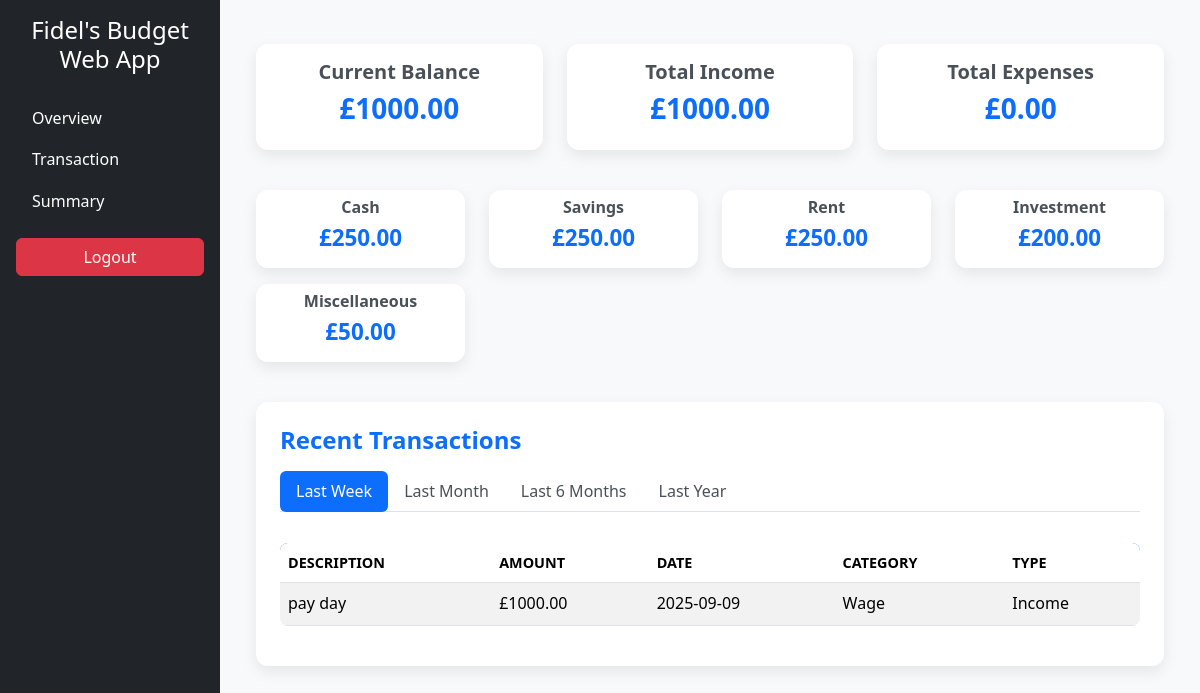
The page /budget (signed in) on the database its author committed.
### tables this page shows
CREATE TABLE budget (
    id INTEGER PRIMARY KEY AUTOINCREMENT,
    user_id INTEGER NOT NULL,
    cash REAL DEFAULT 0,
    rent REAL DEFAULT 0,
    savings REAL DEFAULT 0,
    investments REAL DEFAULT 0,
    miscellaneous REAL DEFAULT 0,
    FOREIGN KEY (user_id) REFERENCES users(id)
    );

CREATE TABLE transactions(
    transaction_id INTEGER PRIMARY KEY,
    user_id INTEGER,
    category_id INTEGER,
    amount REAL,
    transaction_type TEXT,
    description TEXT,
    date DATE, budget_category TEXT,
    FOREIGN KEY(user_id) REFERENCES users(id),
    FOREIGN KEY(category_id) REFERENCES categories(categories_id)
);

CREATE TABLE categories (
    categories_id INTEGER PRIMARY KEY,
    name TEXT NOT NULL,
    user_created BOOLEAN
    );

### app.py (the view, shortened to what this page needs)
@app.route("/budget", methods=["GET", "POST"])
def budget():
    if "user_id" not in session:
        flash("Please log in to access this page.", "warning")
        return redirect("/login")
    conn = get_db()
    user_id = session["user_id"]
    budget = conn.execute("""
        SELECT cash, rent, savings, investments, miscellaneous
        FROM budget
        WHERE user_id = ?
    """, (user_id,)).fetchone()
    totals = conn.execute("""
        SELECT
            SUM(CASE WHEN transaction_type='Income' THEN amount ELSE 0 END) AS total_income,
            SUM(CASE WHEN transaction_type='Expense' THEN amount ELSE 0 END) AS total_expense
        FROM transactions
        WHERE user_id = ?
    """, (user_id,)).fetchone()
    total_income = totals["total_income"] or 0
    total_expense = totals["total_expense"] or 0
    current_balance = total_income - total_expense
    budget = conn.execute("""
        SELECT cash, rent, savings, investments, miscellaneous
        FROM budget
        WHERE user_id = ?
    """, (user_id,)).fetchone()
    budget_total = sum([budget["cash"], budget["rent"], budget["savings"], budget["investments"], budget["miscellaneous"]])
    balance_left_to_budget = current_balance - budget_total
    def get_transactions_since(days):
        since_date = (datetime.now() - timedelta(days=days)).date()
        return conn.execute("""
            SELECT t.description, t.amount, t.transaction_type, t.date, c.name AS category_name
            FROM transactions t
            JOIN categories c ON t.category_id = c.categories_id
            WHERE t.user_id = ? AND t.date >= ?
            ORDER BY t.date DESC, t.transaction_id DESC
        """, (user_id, since_date)).fetchall()
    recent_transactions = {
        "last_week": get_transactions_since(7),
        "last_month": get_transactions_since(30),
        "last_6_months": get_transactions_since(180),
        "last_year": get_transactions_since(365)
    }
    conn.close()
    return render_template(
        "budget.html",
        budget=budget,
        total_income=totals["total_income"] or 0,
        total_expense=totals["total_expense"] or 0,
        current_balance=current_balance,
        balance_left_to_budget=balance_left_to_budget,
        recent_transactions=recent_transactions
    )

### app.py (called while the page is built)
def get_db():
    conn = sqlite3.connect("users_information.db")
    conn.row_factory = sqlite3.Row
    return conn

### templates/budget.html (shortened to what this page needs)
{% extends "layout_budget.html" %}
{% block link %}
<link rel="stylesheet" href="{{ url_for('static', filename='css/budget.css') }}">
{% endblock %}
{% block main %}
        <div class="container">
        <div class="row mb-4">
            <div class="col-md-4">
                <div class="card text-center p-3 mb-3">
                    <h5>Current Balance</h5>
                    <h3>£{{ '%.2f'|format(current_balance) }}</h3>
                </div>
            </div>
            <div class="col-md-4">
                <div class="card text-center p-3 mb-3">
                    <h5>Total Income</h5>
                    <h3>£{{ '%.2f'|format(total_income) }}</h3>
                </div>
        </div>
        <div class="col-md-4">
                <div class="card text-center p-3 mb-3">
                    <h5>Total Expenses</h5>
                    <h3>£{{ '%.2f'|format(total_expense) }}</h3>
                </div>
            </div>
        </div>
        <div class="row mb-4">
    <div class="col-md-3">
        <div class="card text-center p-2 mb-3">
            <h6>Cash</h6>
            <h4>£{{ '%.2f'|format(budget.cash) }}</h4>
        </div>
    </div>
    <div class="col-md-3">
        <div class="card text-center p-2 mb-3">
            <h6>Savings</h6>
            <h4>£{{ '%.2f'|format(budget.savings) }}</h4>
        </div>
    </div>
    <div class="col-md-3">
        <div class="card text-center p-2 mb-3">
            <h6>Rent</h6>
            <h4>£{{ '%.2f'|format(budget.rent) }}</h4>
        </div>
    </div>
    <div class="col-md-3">
        <div class="card text-center p-2 mb-3">
            <h6>Investment</h6>
            <h4>£{{ '%.2f'|format(budget.investments) }}</h4>
        </div>
    </div>
    <div class="col-md-3">
        <div class="card text-center p-2 mb-3">
            <h6>Miscellaneous</h6>
            <h4>£{{ '%.2f'|format(budget.miscellaneous) }}</h4>
        </div>
    </div>
</div>
        <div class="card p-4 mb-5">
        <h4 class="mb-3">Recent Transactions</h4>
        <ul class="nav nav-tabs mb-3" id="transactionTabs" role="tablist">
            <li class="nav-item" role="presentation">
                <button class="nav-link active" id="week-tab" data-bs-toggle="tab" data-bs-target="#week" type="button" role="tab">Last Week</button>
            </li>
            <li class="nav-item" role="presentation">
                <button class="nav-link" id="month-tab" data-bs-toggle="tab" data-bs-target="#month" type="button" role="tab">Last Month</button>
            </li>
            <li class="nav-item" role="presentation">
                <button class="nav-link" id="sixmonths-tab" data-bs-toggle="tab" data-bs-target="#sixmonths" type="button" role="tab">Last 6 Months</button>
            </li>
            <li class="nav-item" role="presentation">
                <button class="nav-link" id="year-tab" data-bs-toggle="tab" data-bs-target="#year" type="button" role="tab">Last Year</button>
            </li>
        </ul>
        <div class="tab-content" id="transactionTabsContent">
            {% for period, transactions in recent_transactions.items() %}
            <div class="tab-pane fade {% if loop.first %}show active{% endif %}" id="{{ period }}" role="tabpanel">
                <table class="table table-striped">
                    <thead>
                        <tr>
                            <th>Description</th>
                            <th>Amount</th>
                            <th>Date</th>
                            <th>Category</th>
                            <th>Type</th>
                        </tr>
                    </thead>
                    <tbody>
                        {% for tx in transactions %}
                        <tr>
                            <td>{{ tx.description }}</td>
                            <td>£{{ '%.2f'|format(tx.amount) }}</td>
                            <td>{{ tx.date }}</td>
                            <td>{{ tx.category_name }}</td>
                            <td>{{ tx.transaction_type }}</td>
                        </tr>
                        {% endfor %}
                    </tbody>
                </table>
            </div>
            {% endfor %}
        </div>
    </div>
</div>
{% endblock %}

### static/css/budget.css (style rules this page uses)
body { font-family: 'Segoe UI', Tahoma, Geneva, Verdana, sans-serif; color: #212529; background-color: #f8f9fa; line-height: 1.6; }
.container { margin-top: 20px; }
.card { border: none; border-radius: 12px; box-shadow: 0 6px 15px rgba(0, 0, 0, 0.08); background: #ffffff; transition: transform 0.2s ease; }
.card h5, .card h6 { font-weight: 600; color: #495057; }
.card h3, .card h4 { font-weight: 700; color: #0d6efd; }
.row .col-md-3 .card { padding: 15px; }
.row .col-md-3 h4 { font-size: 1.4rem; }
.nav-tabs .nav-link { border: none; font-weight: 500; color: #495057; transition: all 0.2s ease; }
.nav-tabs .nav-link.active { background-color: #0d6efd; color: #fff; border-radius: 6px; }
.table { margin-top: 15px; border-radius: 8px; overflow: hidden; }
.table thead { background-color: #0d6efd; color: #fff; }
.table th { font-weight: 600; text-transform: uppercase; font-size: 0.9rem; }
.table-striped tbody tr:nth-of-type(odd) { background-color: #f9fcff; }
.table td, .table th { vertical-align: middle; }

### rows shown on the page
budget: cash "250.00", savings "250.00", rent "250.00", investments "200.00", miscellaneous "50.00"
transactions: description "pay day", amount "1000.00", date "2025-09-09", category_name "Wage", transaction_type "Income"

### other values the page prints
{{ '%.2f'|format(current_balance) }} "1000.00"
{{ '%.2f'|format(total_income) }} "1000.00"
{{ '%.2f'|format(total_expense) }} "0.00"
